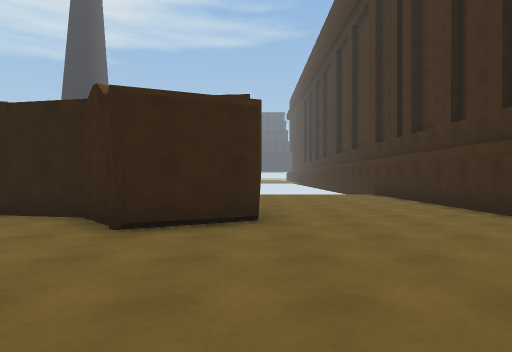
View 1 (above)

17 first-person views from a walk through a 3-D level made in the Unity game engine. The camera is 1.4 m above the floor, looks level and sees 75° across. The floor is counted in squares, 2 m on a side. Each view is taken from the middle of a square. On the plan, view 1 faces up. The plan holds only what a view shows up to about 10 squares ahead; the rest is blank. The place goes on beyond the plan.

View 2
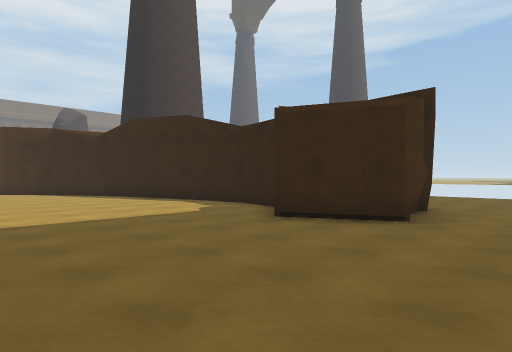

View 3
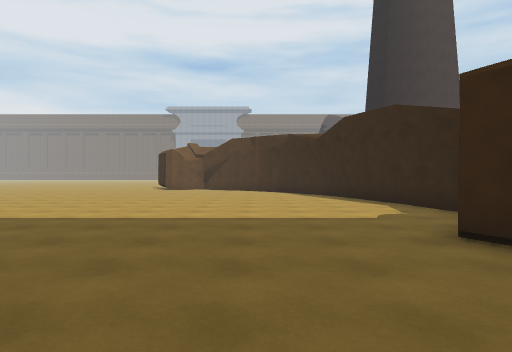

View 4
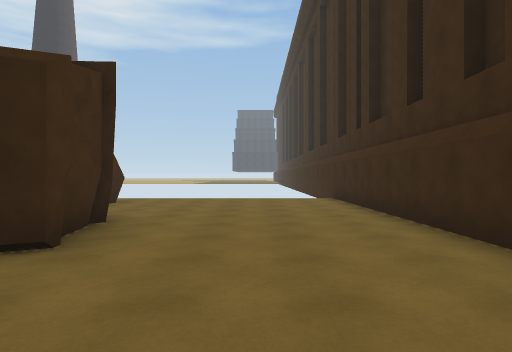

View 5
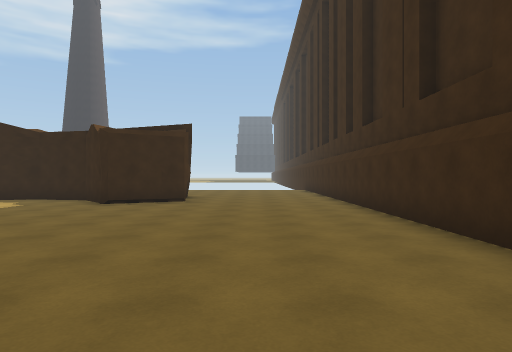

View 6
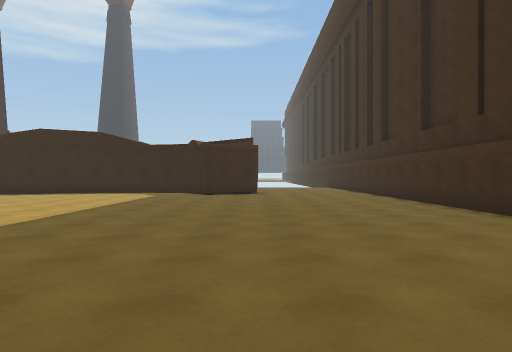

View 7
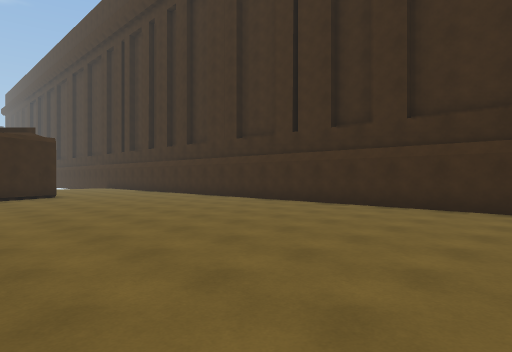

View 8
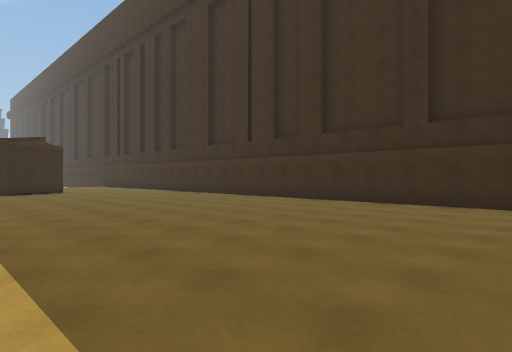

View 9
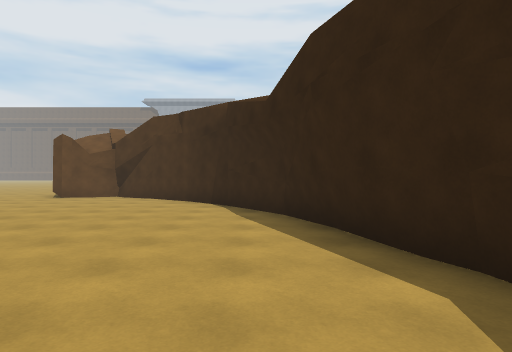

View 10
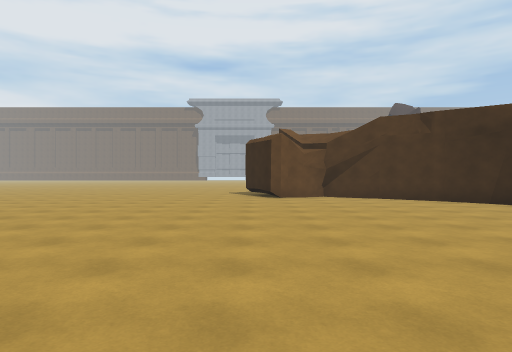

View 11
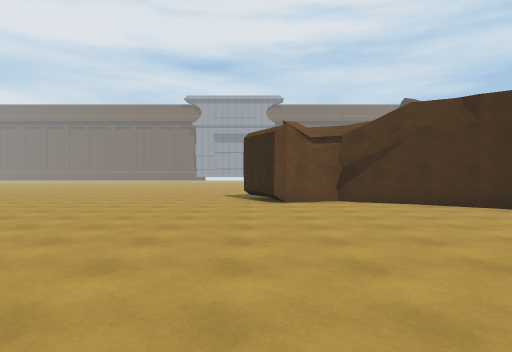

View 12
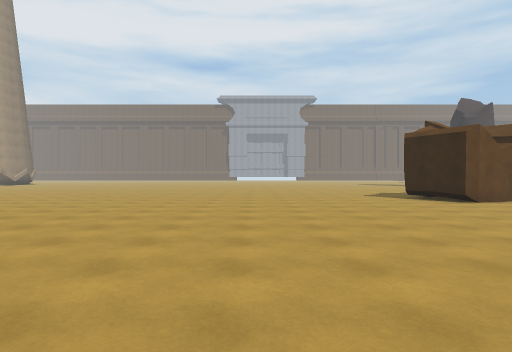

View 13
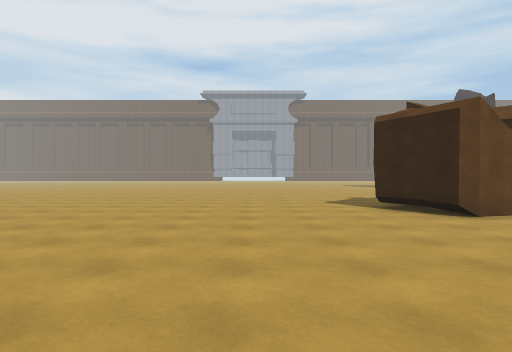

View 14
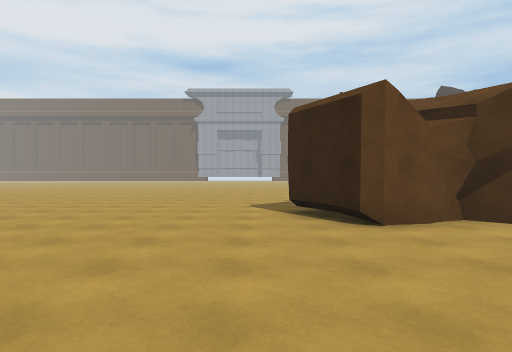

View 15
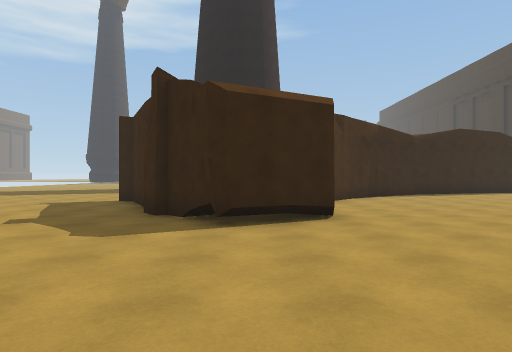

View 16
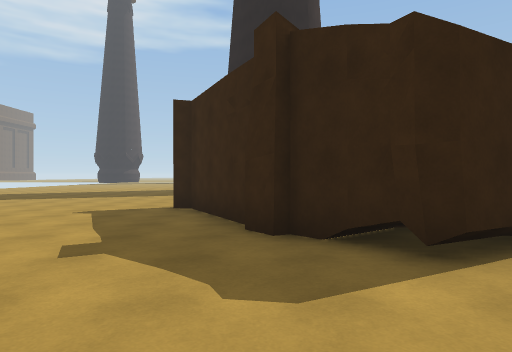

View 17
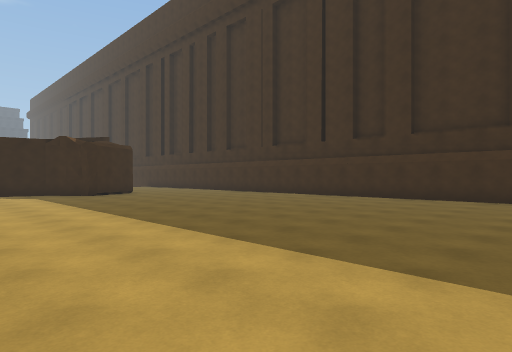

### Floor plan
Points are (right, up) in squares from view 1. A wall is a line through its corners. A room is listed if a view was taken in it or the views show most of it. See-through windows are left out.
Room 1 (views 1, 2, 3, 4, 5, 6, 7, 8, 9, 10, 11, 12, 13, 14, 15, 16, 17)
walls: (4.4, -9) (4.4, 12); (-14.7, -2.5) (-16.4, -3.4) (-16.7, -3.2); (-16.7, -3) (-17.6, -2); (-16.8, -3) (-17.1, -2.5); (-15.1, -0.5) (-14.8, -2); (-15.1, -0.1) (-15.2, -0.7); (-17.7, -2.2) (-18.2, -1.6); (-14.1, 0.7) (-15.5, -0.7) (-14.9, -1.5); (-14.2, 0.9) (-14.8, -0.2); (-18.1, -1.3) (-19.4, 1.2) (-19.9, 1.3); (-13.1, 2.2) (-15.5, -0.7); (-11.8, 3.4) (-13.2, 2.1); (-8.7, 4.9) (-10.1, 4.4); (-7.3, 5.2) (-10.1, 4.5) (-11.9, 3.3); (-1.9, 4.5) (-2.9, 5.6) (-4.7, 6.1) (-6.1, 5.6); (-6.1, 5.8) (-6.6, 5.7); (-5, 5.8) (-6.5, 5.6); (-4.7, 6.3) (-8, 5); (0.1, 5.5) (0, 5.1); (0, 6.2) (-0.1, 5.7); (-0.3, 6.6) (-0.1, 5.5); (-0.1, 7.2) (-0.3, 6.9) (0, 6.2) (0.1, 5.1) (-1.7, 4.2); (-1.4, 10.9) (-1.8, 10.5)
low walls: (-15.5, -0.7) (-15.2, -1.2)
ways out: opening at (-1.5, 11.5)

Positions as (right, up) in squares from view 1, and headings:
1: (0, 0), facing up
2: (2, 0), facing up-left
3: (2, 2), facing left
4: (2, 2), facing up
5: (2, -4), facing up
6: (0, -8), facing up
7: (-3, -7), facing up-right
8: (-4, -10), facing up-right
9: (-4, 4), facing left
10: (-4, -3), facing left
11: (-6, -3), facing left
12: (-6, -8), facing left
13: (-9, -6), facing left
14: (-10, -4), facing left
15: (-16, -8), facing up
16: (-18, -6), facing up
17: (-6, -8), facing up-right
